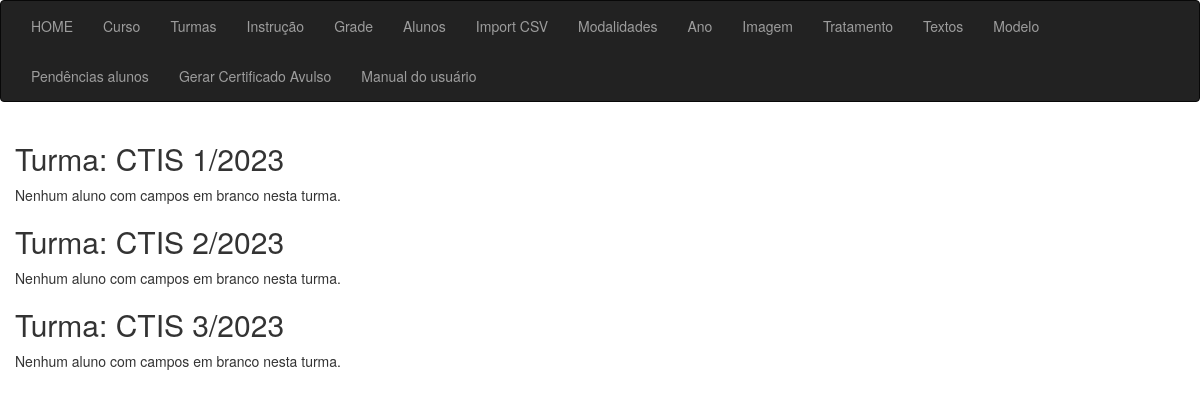
Page /sgc/certificado_lista/ on the committed database.
### app_cert/models.py (models this page shows)
class Turma(models.Model):
    id = models.AutoField(primary_key=True)
    fk_ano_curso = models.ForeignKey(Ano, on_delete=models.CASCADE, verbose_name="FK Ano do Curso")
    fk_curso = models.ForeignKey(Curso, on_delete=models.CASCADE, verbose_name="FK Curso")
    fk_tipo = models.ForeignKey(Tipo, on_delete=models.CASCADE, verbose_name="FK Tipo: EAD - Presencial")
    fk_modelo = models.ForeignKey(Modelo, on_delete=models.CASCADE, verbose_name="FK Modelo: Certificado/Honra/Participação")
    fk_assinaturas_ch = models.ForeignKey(Imagem, on_delete=models.CASCADE, verbose_name="FK Assinaturas CH", related_name='fk_imagem_ch', null=True)
    fk_assinaturas_dpl = models.ForeignKey(Imagem, on_delete=models.CASCADE, verbose_name="FK Chefe de divisão", related_name='fk_imagem_dpl',null=True)
    fk_img_frente = models.ForeignKey(Imagem, on_delete=models.CASCADE, verbose_name="FK Frente", related_name='fk_img_frente',null=True)
    fk_img_fundo = models.ForeignKey(Imagem, on_delete=models.CASCADE, verbose_name="FK Fundo", related_name='fk_img_fundo',null=True)
    turma = models.CharField(max_length=50, verbose_name="Descrição no certificado:")
    data_turma_interno = models.CharField(max_length=200, verbose_name="Texto data alunos Internos", null=True, blank=True)
    data_turma_externo = models.CharField(max_length=200, verbose_name="Texto data alunos Externos", null=True, blank=True)
    create_at = models.DateTimeField(auto_now_add=True, null=True)
    def __str__(self):
        return str(self.turma)
    class Meta:
        verbose_name = 'Turma'
        verbose_name_plural = 'Turmas'
        ordering = ['create_at']

### app_cert/views/views_certificado.py (the view)
# urls.py: path('certificado_lista/', certificado_lista, name="certificado_lista"),
def certificado_lista(request):
    todos_alunos = Aluno.objects.order_by('id')
    context = {}
    for aluno in todos_alunos:
        turma = aluno.fk_turma
        if turma not in context:
            context[turma] = []
        campos_vazios = (
            aluno.aluno_nome == '' or
            aluno.aluno_cpf == '' or
            aluno.aluno_email == '' or
            aluno.fk_turma == '' or
            aluno.fk_curso is None or
            aluno.fk_om is None or
            aluno.fk_forca_orgao is None or
            aluno.fk_posto is None or
            aluno.fk_quadro is None or
            aluno.fk_especialidade is None or
            aluno.fk_in_ex is None or
            aluno.fk_tratamento is None
        )
        if campos_vazios:
            context[turma].append(aluno)
    print(f"Print variável CONTEXT: {context}")
    return render(request, 'certificado/lista.html', {'context': context})

### app_cert/templates/certificado/lista.html (shortened to what this page needs)
{% extends 'sgc_base.html' %}
{% block content %}
<div class="container">
    <div class="row">
        {% for turma, alunos in context.items %}
        <h2>Turma: {{ turma }}</h2>
        {% if alunos %}
            <ul>
            {% for aluno in alunos %}
                <li>
                    ID: {{ aluno.id }}<br>
                    Nome: {{ aluno.aluno_nome }}<br>
                    CPF: {{ aluno.aluno_cpf }}<br>
                    Email: {{ aluno.aluno_email }}<br>
                    Turma: {{ aluno.fk_turma }}<br>
                    FK Curso: {{ aluno.fk_curso }}<br>
                    FK OM: {{ aluno.fk_om }}<br>
                    FK Força/Orgão: {{ aluno.fk_forca_orgao }}<br>
                    FK Posto: {{ aluno.fk_posto }}<br>
                    FK Quadro: {{ aluno.fk_quadro }}<br>
                    FK Especialidade: {{ aluno.fk_especialidade }}<br>
                    FK In/Ex: {{ aluno.fk_in_ex }}<br>
                    FK Tratamento: {{ aluno.fk_tratamento }}<br>
                    <a href="/aluno_editar/{{ aluno.id }}/" class="btn btn btn-warning">EDITAR</a>
                </li>
            {% endfor %}
            </ul>
        {% else %}
            <p>Nenhum aluno com campos em branco nesta turma.</p>
        {% endif %}
    {% endfor %}
            </div>
        </div>
{% endblock %}

### rows in the picture
Turma: turma "CTIS 1/2023"
Turma: turma "CTIS 2/2023"
Turma: turma "CTIS 3/2023"
